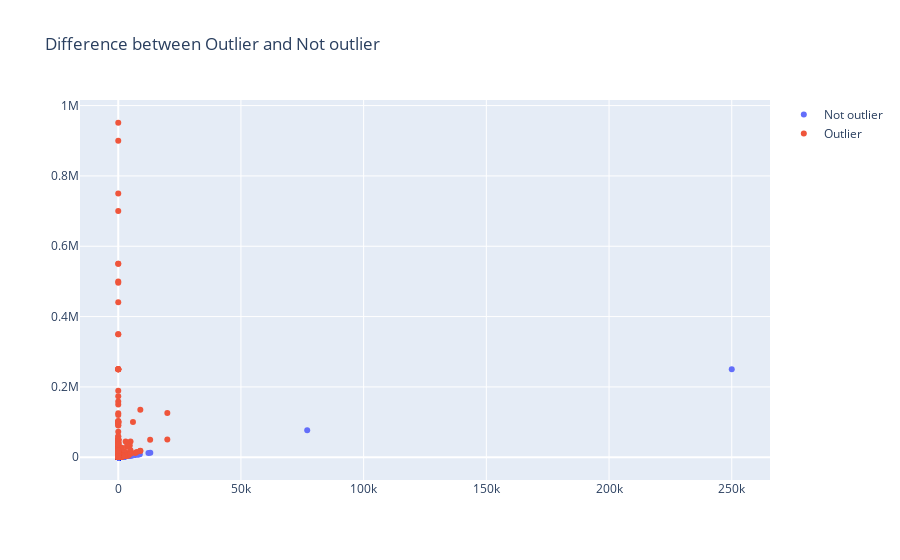

Notebook cell for this chart:
### Code cell
fig2 = go.Figure(
        data=[go.Scatter(x=tsa_not['Close Amount'],
                         y=tsa_not['Claim Amount'],
                         mode='markers',
                         name='Not outlier'),
              go.Scatter(x=tsa_outlier['Close Amount'],
                         y=tsa_outlier['Claim Amount'],
                         mode='markers',
                         name='Outlier')],
        layout =dict(title=dict(text = 'Difference between Outlier and Not outlier')))
fig2

### Figure 1 — Plotly figure (JSON) as saved in the notebook; plotly's stock layout.template omitted (floating-point values rounded to 4 significant figures; data arrays with more than 128 entries replaced by an {"elided": "..."} marker saying what was removed)
{"data": [{"mode": "markers", "name": "Not outlier", "type": "scatter", "x": {"elided": "29367 float values"}, "y": {"elided": "29367 float values"}}, {"mode": "markers", "name": "Outlier", "type": "scatter", "x": {"elided": "4103 float values"}, "y": {"elided": "4103 float values"}}], "layout": {"title": {"text": "Difference between Outlier and Not outlier"}}}
